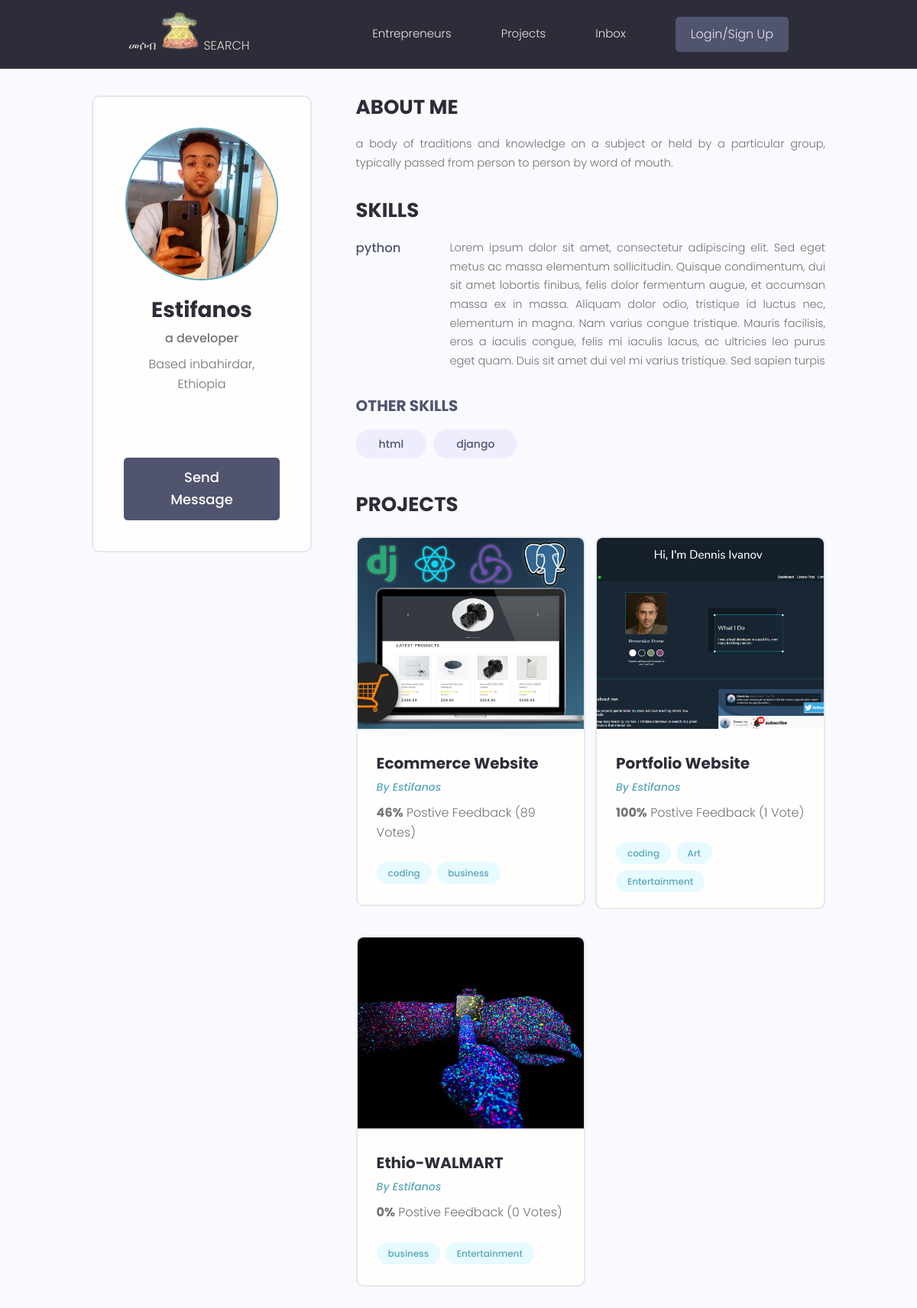
The page /profile/49605c92-39a0-4c01-814a-042a43377164/ on the database its author committed.
### users/models.py (models this page shows, shortened)
class Profile(models.Model):
    user = models.OneToOneField(User, on_delete=models.CASCADE,  blank=True, null= True)
    name = models.CharField(max_length=200,  blank=True, null= True)
    email = models.EmailField(max_length=500,  blank=True, null= True)
    username = models.CharField(max_length=200,  blank=True, null= True)
    location = models.CharField(max_length=200,  blank=True, null= True)
    short_intro = models.CharField(max_length=200,  blank=True, null= True)
    bio = models.TextField( blank=True, null= True)
    profile_image = models.ImageField( blank=True, null= True, upload_to='profiles/',
                                             default="profiles/user-default.png")
    social_github = models.CharField(max_length=200,  blank=True, null= True)
    social_twiter = models.CharField(max_length=200,  blank=True, null= True)
    social_linkedin = models.CharField(max_length=200,  blank=True, null= True)
    social_youtube = models.CharField(max_length=200,  blank=True, null= True)
    social_website = models.CharField(max_length=200,  blank=True, null= True)
    created = models.DateTimeField(auto_now_add=True)
    id = models.UUIDField(default=uuid.uuid4,
                          unique=True,
                          primary_key=True, editable=False)

class Skill(models.Model):
    owner = models.ForeignKey(Profile, null=True, blank=True, on_delete=models.CASCADE)
    name = models.CharField(max_length=200, null=True, blank=True)
    description = models.TextField(blank=True, null=True)
    created = models.DateTimeField(auto_now_add=True)
    id = models.UUIDField(default=uuid.uuid4,
                          unique=True,
                          primary_key=True, editable=False)
    def __str__(self):
        return str(self.name)

### projects/models.py (models this page shows, shortened)
class Project(models.Model):
    owner = models.ForeignKey(Profile, blank=True, null=True,on_delete=models.SET_NULL)
    title = models.CharField(max_length=200)
    description = models.TextField(null=True, blank=True)
    featured_video = models.FileField(upload_to="video/%y",null=False, blank=False)
    featured_image = models.ImageField(
          null=True, blank=True, default="default.jpg")
    demo_link = models.CharField(max_length=2000, blank=True, null=True)
    source_link = models.CharField(max_length=2000, blank=True,null=True)
    tags = models.ManyToManyField('Tag', blank=True)
    vote_total = models.IntegerField(default=0, null=True, blank=True)
    vote_ratio = models.IntegerField(default=0, null=True, blank=True)
    created = models.DateTimeField(auto_now_add=True)
    id = models.UUIDField(default=uuid.uuid4,
                          unique=True,
                          primary_key=True, editable=False)
    class Meta:
        verbose_name_plural = "Project"

class Tag(models.Model):
    name = models.CharField(max_length=200)
    created = models.DateTimeField(auto_now_add=True)
    id = models.UUIDField(default=uuid.uuid4,
                          unique=True,
                          primary_key=True, editable=False)
    def __str__(self):
        return self.name

### users/views.py (the view)
# urls.py: path('profile/<str:pk>/', views.userProfile, name='user-profile'),
def userProfile(request, pk):
   profile = Profile.objects.get(id=pk)
   topSkills = profile.skill_set.exclude(description__exact ="")
   otherSkills = profile.skill_set.filter(description = "")
   context = {'profile':profile, 'topSkills': topSkills, 'otherSkills': otherSkills}
   return render(request, 'users/user-profile.html', context)

### users/templates/users/user-profile.html (shortened to what this page needs)
{% extends 'main.html' %}
{% block content %}
<main class="profile my-md">
    <div class="container">
      <div class="layout">
        <div class="column column--1of3">
          <div class="card text-center">
            <div class="card__body dev">
              <img class="avatar avatar--xl" src="{{profile.profile_image.url}}" />
              <h2 class="dev__name">{{profile.name}}</h2>
              <p class="dev__title">{{profile.short_intro}}</p>
              <p class="dev__location">Based in{{profile.location}}</p>
              <ul class="dev__social">
              </ul>
              <a href="#" class="btn btn--sub btn--lg">Send Message </a>
            </div>
          </div>
        </div>
        <div class="column column--2of3">
          <div class="devInfo">
            <h3 class="devInfo__title">About Me</h3>
            <p class="devInfo__about">{{profile.bio}}</p>
          </div>
          <div class="devInfo">
            <h3 class="devInfo__title">Skills</h3>
            <div class="devInfo__skills">
                {% for skill in topSkills %}
              <div class="devSkill">
                <h4 class="devSkill__title">{{skill.name}}</h4>
                <p class="devSkill__info">{{skill.description}}</p>
              </div>
              {% endfor %}
              <h3 class="devInfo__subtitle">Other Skills</h3>
              <div class="devInfo__otherSkills">
                {% for skill in otherSkills  %}
                <span class="tag tag--pill tag--sub tag--lg">
                  <small>{{skill}}</small>
                </span>
                {% endfor %}
              </div>
            </div>
          </div>
          <div class="devInfo">
            <h3 class="devInfo__title">Projects</h3>
            <div class="grid grid--two">
            {% for project in profile.project_set.all %}
              <div class="column">
                <div class="card project">
                  <a href="{% url 'project' project.id %}" class="project">
                    <img class="project__thumbnail" src="{{project.featured_image.url}}" alt="project thumbnail" />
                    <div class="card__body">
                      <h3 class="project__title">{{project.title}}</h3>
                      <p><a class="project__author" href="{% url 'user-profile' project.owner.id %}">By {{project.owner.name}}</a></p>
                      <p class="project--rating">
                        <span style="font-weight: bold;">{{project.vote_ratio}}%</span> Postive
                        Feedback ({{project.vote_total}} Vote{{project.vote_total|pluralize:'s'}})
                      </p>
                      <div class="project__tags">
                        {% for tag in project.tags.all %}
                        <span class="tag tag--pill tag--main">
                          <small>{{tag}}</small>
                        </span>
                        {% endfor %}
                      </div>
                    </div>
                  </a>
                </div>
              </div>
              {% endfor %}
            </div>
          </div>
        </div>
      </div>
    </div>
  </main>
{% endblock content %}

### static/styles/app.css (style rules this page uses)
:root { --color-sub: #2d2d39; }
.btn--sub { background-color: var(--color-sub-light); }
.card { border: 2px solid var(--color-light); }
img { width: 100%; }
.profile .card > .dev { padding: 4rem; }
.dev__name { color: var(--color-sub); font-size: 2.8rem; font-weight: 700; margin-top: 1rem; margin-bottom: 0.5rem; }
.dev__title { font-size: 1.6rem; font-weight: 500; line-height: 1.3; }
.dev__location { margin-top: 1rem; }
.dev__social { margin: 3rem 0; list-style: none; display: flex; justify-content: center; gap: 1.5rem; }
.devInfo { margin-bottom: 3rem; }
.devInfo__title, .devInfo__subtitle { font-size: 2.6rem; color: var(--color-sub); text-transform: uppercase; font-weight: 700; margin-bottom: 1.5rem; }
.devInfo__subtitle { font-size: 2rem; color: var(--color-sub-light); }
.devInfo__about, .devSkill__info { font-size: 1.45rem; line-height: 1.7; text-align: justify; }
.devSkill { margin-bottom: 3rem; }
.devSkill__title { font-size: 1.65rem; font-weight: 500; color: var(--color-sub-light); }
@media screen and (min-width: 700px) { .devSkill { display: flex; justify-content: space-between; gap: 3rem; } }
@media screen and (min-width: 700px) { .devSkill__info { flex-basis: 80%; } }
.project__author { font-size: 1.4rem; font-style: italic; }
.project--rating { margin-bottom: 1.6em; margin-top: .5em; }
.project__thumbnail { height: 25rem; object-fit: cover; object-position: top center; }
.project__title { font-size: 2rem; font-weight: 700; color: var(--color-sub); }

### static/uikit/styles/modules/_variables.css (style rules this page uses)
:root { --color-main: #5aa5b9; --color-main-light: #e6faff; --color-sub: #3f4156; --color-sub-light: #51546e; --color-sub-lighter: #ededfd; --color-text: #737373; --color-gray: #8b8b8b; --color-light: #e5e7eb; --color-light-gray: #767676; --color-bg: #f8fafd; --color-white: #fffefd; --color-white-light: #f3f3f3; --color-success: #359e64; --color-success-bg: #def8e8; --color-error: #fc4b0b; --color-error-bg: #fff2ee; --font-base: 'Poppins', arial, helvetica, 'Segoe UI', roboto, ubuntu, sans-serif; --font-monospace: 'Fira Code', 'Courier New', courier, monospace; --font-regular: 300; --font-medium: 500; --font-bold: 700; --generic-shadow: 1px 1px 5px #00000010; --generic-transition: all 0.3s ease-in-out; }

### static/uikit/styles/modules/_base.css (style rules this page uses)
* { margin: 0; padding: 0; box-sizing: border-box; text-rendering: optimizeLegibility; color: inherit; font-size: inherit; }
html { font-size: 50%; }
@media only screen and (min-width: 480px) { html { font-size: 56.25%; } }
@media only screen and (min-width: 1200px) { html { font-size: 62.5%; } }
body { line-height: 1.6; font-weight: 400; font-size: 1.5rem; color: var(--color-text); background-color: var(--color-bg); min-height: 100vh; }

### static/uikit/styles/modules/_typography.css (style rules this page uses)
* { font-family: var(--font-base); }
h2 { font-size: 3.6rem; font-weight: var(--font-bold); }
h3 { font-size: 3.2rem; font-weight: var(--font-medium); }
h4 { font-size: 2.8rem; font-weight: var(--font-medium); }
p, span, strong { font-size: 1.6rem; color: var(--color-text); font-weight: var(--font-regular); }
a { padding-bottom: 2px; text-decoration: none; display: inline-block; color: var(--color-main); font-weight: var(--font-medium); }

### static/uikit/styles/modules/_utilities.css (style rules this page uses)
.container { width: 92%; max-width: 165rem; margin: 0 auto; box-sizing: border-box; }
@media screen and (min-width: 1000px) { .container { width: 90%; } }
@media screen and (min-width: 1200px) { .container { width: 80%; } }
.text-center { text-align: center; }
.my-md { margin: 3rem auto; }

### static/uikit/styles/modules/_avatar.css (style rules this page uses)
.avatar { border-radius: 50%; border: 2px solid var(--color-main); object-fit: cover; }
.avatar--xl { height: 20rem; width: 20rem; }

### static/uikit/styles/modules/_button.css (style rules this page uses)
.btn { display: inline-block; position: relative; cursor: pointer; background-color: var(--color-light); font-weight: var(--font-medium); color: var(--color-sub); text-decoration: none; padding: 1rem 2rem; border-radius: 0.5rem; border: none; width: -webkit-fit-content; width: -moz-fit-content; width: fit-content; height: -webkit-fit-content; height: -moz-fit-content; height: fit-content; font-size: 1.6rem; outline-width: 0; outline-color: transparent; -webkit-backface-visibility: hidden; backface-visibility: hidden; transition: all 0.3s ease-in-out; }
.btn--sub { background-color: var(--color-sub); color: var(--color-white); }
.btn--lg { font-size: 1.8rem; padding: 1.2rem 4.5rem; }

### static/uikit/styles/modules/_card.css (style rules this page uses)
.card { border-radius: 1rem; background-color: var(--color-white); border: 1.5px solid var(--color-light); width: auto; height: auto; margin-top: 0.5rem; margin-bottom: 0.5rem; overflow: hidden; }
.card__body, .card__header { padding: 2rem 2.5rem; }

### rows shown on the page
Profile: profile_image (picture), name "Estifanos", short_intro "a developer", location "bahirdar, Ethiopia", bio "a body of traditions and knowledge on a subject or held by a particular group, typically passed from person to person by word of mouth."
Skill: name "python", description "Lorem ipsum dolor sit amet, consectetur adipiscing elit. Sed eget metus ac massa elementum sollicitudin. Quisque condimentum, dui sit amet lobortis finibus, felis dolor fermentum augue, et accumsan massa ex in massa. Aliquam dolor odio, tristique id luctus nec, elementum in magna. Nam varius congue tristique. Mauris facilisis, eros a iaculis congue, felis mi iaculis lacus, ac ultricies leo purus eget quam. Duis sit amet dui vel mi varius tristique. Sed sapien turpis"
Skill: name "html"
Skill: name "django"
Project: featured_image (picture), title "Ecommerce Website", owner.name "Estifanos", vote_ratio "46", vote_total "89"
Tag: name "coding"
Tag: name "business"
Project: featured_image (picture), title "Portfolio Website", owner.name "Estifanos", vote_ratio "100", vote_total "1"
Tag: name "Art"
Tag: name "Entertainment"
Project: featured_image (picture), title "Ethio-WALMART", owner.name "Estifanos", vote_ratio "0", vote_total "0"
